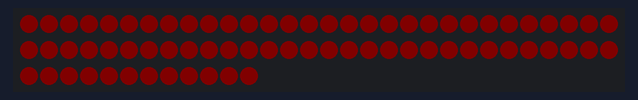
A sketch run on a simulated ESP32. On the bench: 72 RGB LEDs in strip order, left to right, continuing on the next row. Dim RGB values are drawn brighter than linear; WiFi joins after 1.5 s; servers stay silent unless stated; what the sketch prints to the serial monitor is not drawn.

Above: at 0.1 s.
At 0.6 s:
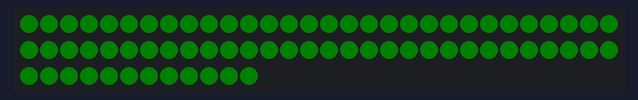
At 1.1 s:
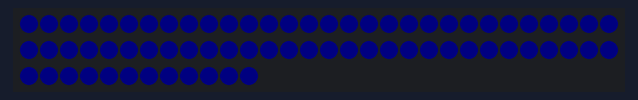
At 3.3 s:
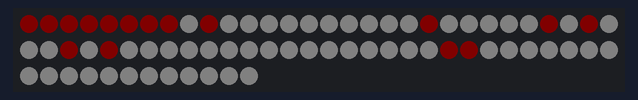

The sketch:

led_map.ino
```cpp
// Simple program to periodically download the actual LED state from HTTP endpoint
// based on: https://github.com/jakubcizek/pojdmeprogramovatelektroniku/tree/master/SrazkovyRadar
#include <WiFi.h>
#include <HTTPClient.h>
#include <ESPmDNS.h>

#include <Adafruit_NeoPixel.h>
#include <ArduinoJson.h>

const char *ssid = "";                  // WiFi SSID
const char *pass = "";                  // WiFi password
const char *url  = "https://services.brewrobot.org/led_map/led_map.json";

uint32_t refreshTimestamp = 0;          // In ms
uint32_t refreshDelay     = 600000;     // In ms
uint32_t reconnectDelay   = 300000;     // In ms
uint8_t  brightness       = 5;          // Base brightness
uint8_t  lastBrightness   = brightness; // Brigtness update check

const uint8_t wifiSignLeds[] = {9, 6, 3, 0, 4, 1, 2, 5, 7, 32, 26, 20, 28, 34, 52, 51};

// 72 RGB LED connected to GPIO pin 25
Adafruit_NeoPixel pixels(72, 25, NEO_GRB + NEO_KHZ800);
// Space for 72 LEDs ('{"id": 255, "r": 255, "g": 255, "b": 255}, ' can take up to 42bytes ~ 3024bytes + array name + brightness)
StaticJsonDocument<8192> pixelsData;

// Fills display with selected color
void dspFillColor(uint8_t r, uint8_t g, uint8_t b) {
    for (size_t pixel_num = 0; pixel_num < pixels.numPixels(); pixel_num++) {
      pixels.setPixelColor(pixel_num, pixels.Color(r, g, b));
    }
    pixels.show();
}

// Displays WiFi sign on the map
void dspWifiSign(uint8_t r, uint8_t g, uint8_t b) {
  for (size_t pixel_num = 0; pixel_num < sizeof(wifiSignLeds); pixel_num++) {
    pixels.setPixelColor(wifiSignLeds[pixel_num], pixels.Color(r, g, b));
  }
  pixels.show();
}

// Test all colors on the display
void displayTest() {
  dspFillColor(255,0,0);
  delay(500);
  dspFillColor(0,255,0);
  delay(500);
  dspFillColor(0,0,255);
  delay(500);
}

// Show ok/error connection message
void displayWiFi(bool ok = true) {
  dspFillColor(255,255,255);
  if (ok)
    dspWifiSign(0,255,0);
  else
    dspWifiSign(255,0,0);
}

// Decode downloaded JSON and change LEDs in config
int jsonDecoder(String jsonData) {
  DeserializationError e = deserializeJson(pixelsData, jsonData);
  if (e) {
    displayWiFi(false);
    if (e == DeserializationError::InvalidInput) {
      return -1;
    } else if (e == DeserializationError::NoMemory) {
      return -2;
    } else {
      return -3;
    }
  } else {
    pixels.clear();
    JsonArray cities = pixelsData["cities"].as<JsonArray>();
    int brightness = pixelsData["brightness"].as<int>();
    if (lastBrightness != brightness) {
      Serial.println("INFO: setting new brightness");
      pixels.setBrightness(brightness);
      lastBrightness = brightness;
    }
    for (JsonObject city : cities) {
      pixels.setPixelColor(city["id"], pixels.Color(city["r"], city["g"], city["b"]));
    }
    pixels.show();
    return cities.size();
  }
}

// Download and update data
void updateData() {
  HTTPClient http;
  http.begin(url);
  int httpCode = http.GET();
  if (httpCode == HTTP_CODE_OK) {
    int res = jsonDecoder(http.getString());
    if (res < 0) {
      switch (res) {
        case -1:
          Serial.println("ERROR: wrong JSON format");
          break;
        case -2:
          Serial.println("ERROR: not enough memory for JSON, increase JSON document size");
          break;
        case -3:
          Serial.println("ERROR: unknown JSON parse problem");
          break;
      }
    } else {
      Serial.printf("INFO: sucesfully downloaded %d cities\n", res);
    }
  } else {
    displayWiFi(false);
  }
  http.end();
}

// Run!
void setup() {
  // Init serial
  Serial.begin(115200);
  // Init display
  pixels.begin();
  pixels.setBrightness(brightness);
  pixels.clear();
  // Check display
  displayTest();
  displayWiFi(false);
  // Try to connect
  WiFi.disconnect();
  WiFi.mode(WIFI_STA);
  WiFi.begin(ssid, pass);
  Serial.printf("INFO: connecting to: %s", ssid);
  // If we don't succced on WiFi connection, sleep and restart the process after some time
  int connect_timeout = 15;
  while (WiFi.status() != WL_CONNECTED && connect_timeout > 0) {
    delay(500);
    Serial.print(".");
    connect_timeout--;
  }
  Serial.println("");
  if (connect_timeout > 0) {
    displayWiFi();
    WiFi.setAutoReconnect(true);
    WiFi.persistent(true);
    Serial.printf("INFO: connected to WiFi with IP %s\n", WiFi.localIP().toString());
    // Set DNS
    MDNS.begin("led_map");
    MDNS.addService("http", "tcp", 80);
    // Download actual data
    updateData();
  } else {
    Serial.println("ERROR: not able to connect to WiFi, will go to sleep for later restart");
    esp_sleep_enable_timer_wakeup(reconnectDelay * 1000ULL); // Registrace probuzeni timerem
    esp_deep_sleep_start();
  }
}

void loop() {
  if (millis() - refreshTimestamp > refreshDelay) {
    refreshTimestamp = millis();
    updateData();
  }
  // Check every 1s
  delay(1000);
}
```

Measured:
- what the display in image 1 shows lasts 0.5 s, from 0.5 s to 1.0 s
